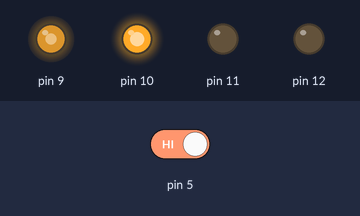
Bench run of a sketch on a simulated Arduino Uno, built with avr-gcc and run on an emulated ATmega328P. On the bench: output pins drawn as LEDs (lit = HIGH). The inputs (shaded band) are chosen by the test bench; at power-on: pin 5 HIGH.

Above: at 1.2 s.
1.3 s: pin 5 driven LOW
At 2.7 s:
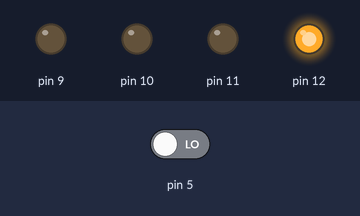
At 4.1 s:
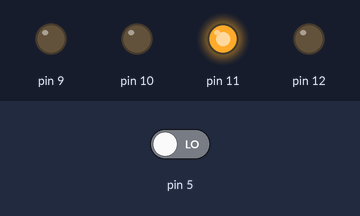
4.3 s: pin 5 driven HIGH
At 5.2 s:
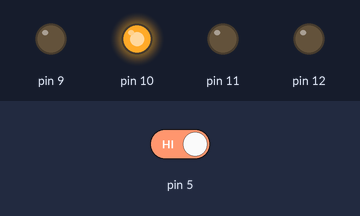
Timing chart, 0 to 7.8 s (numbered marks = the images above; inputs shaded):
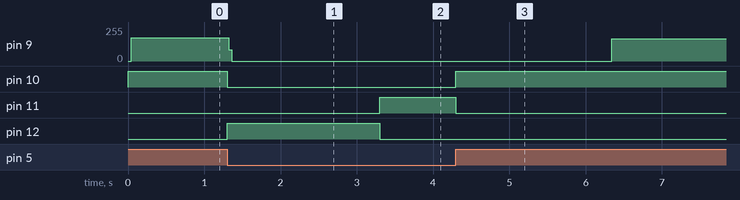

The sketch:

traffic-light.ino
```cpp
int Push = 0;

int Walk = 0;

void setup()
{
  pinMode(9, OUTPUT);
  pinMode(5, INPUT);
  pinMode(10, OUTPUT);
  pinMode(11, OUTPUT);
  pinMode(12, OUTPUT);
}

void loop()
{
  digitalWrite(9, LOW);
  while (digitalRead(5) == LOW) {
    digitalWrite(10, LOW);
    digitalWrite(11, LOW);
    digitalWrite(12, HIGH);
    delay(2000); // Wait for 2000 millisecond(s)
    digitalWrite(10, LOW);
    digitalWrite(11, HIGH);
    digitalWrite(12, LOW);
    delay(1000); // Wait for 1000 millisecond(s)
    digitalWrite(10, HIGH);
    digitalWrite(11, LOW);
    digitalWrite(12, LOW);
    delay(2000); // Wait for 2000 millisecond(s)
  }
  digitalWrite(9, HIGH);
  digitalWrite(10, HIGH);
  digitalWrite(11, LOW);
  digitalWrite(12, LOW);
}
```

Measured:
- after the input at 1.3 s, pin 9: 173/255 → 0/255 at once; pin 10: HIGH → LOW at once; pin 11: LOW → HIGH after 2.0 s; pin 12: LOW → HIGH at once, → LOW 2.0 s later
- after the input at 4.3 s, pin 9: 0/255 → 168/255 after 2.0 s; pin 10: goes on until 4.3 s, then stays HIGH; pin 11: goes on until 4.3 s, then stays LOW; pin 12: stays LOW (without the input it goes to HIGH after 2.0 s)
